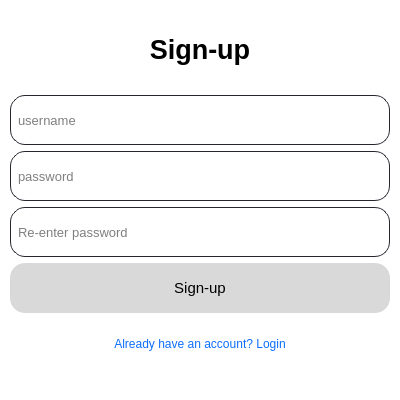
<?xml version="1.0" encoding="UTF-8"?>
<ui version="4.0">
 <class>MainWindow</class>
 <widget class="QMainWindow" name="MainWindow">
  <property name="geometry">
   <rect>
    <x>0</x>
    <y>0</y>
    <width>400</width>
    <height>400</height>
   </rect>
  </property>
  <property name="sizePolicy">
   <sizepolicy hsizetype="Preferred" vsizetype="Preferred">
    <horstretch>0</horstretch>
    <verstretch>0</verstretch>
   </sizepolicy>
  </property>
  <property name="minimumSize">
   <size>
    <width>400</width>
    <height>400</height>
   </size>
  </property>
  <property name="maximumSize">
   <size>
    <width>400</width>
    <height>400</height>
   </size>
  </property>
  <property name="windowTitle">
   <string>Signup</string>
  </property>
  <property name="styleSheet">
   <string notr="true">background-color: rgb(255, 255, 255);</string>
  </property>
  <widget class="QWidget" name="centralwidget">
   <layout class="QGridLayout" name="gridLayout">
    <item row="0" column="0">
     <layout class="QVBoxLayout" name="verticalLayout">
      <item>
       <widget class="QLabel" name="label">
        <property name="maximumSize">
         <size>
          <width>400</width>
          <height>100</height>
         </size>
        </property>
        <property name="font">
         <font>
          <pointsize>20</pointsize>
          <weight>75</weight>
          <bold>true</bold>
         </font>
        </property>
        <property name="styleSheet">
         <string notr="true">color: rgb(0, 0, 0);</string>
        </property>
        <property name="text">
         <string>Sign-up</string>
        </property>
        <property name="alignment">
         <set>Qt::AlignCenter</set>
        </property>
       </widget>
      </item>
      <item>
       <widget class="QLineEdit" name="lineEdit">
        <property name="maximumSize">
         <size>
          <width>380</width>
          <height>50</height>
         </size>
        </property>
        <property name="font">
         <font>
          <pointsize>10</pointsize>
         </font>
        </property>
        <property name="styleSheet">
         <string notr="true">QLineEdit{
	border: 1px solid rgb(38, 38, 48);
	border-radius: 15px;
	Padding-left: 5px;
	background-color: rgb(255, 255, 255);
}

QLineEdit:focus{
	border: 2px solid rgb(35, 218, 233)
}</string>
        </property>
        <property name="alignment">
         <set>Qt::AlignLeading|Qt::AlignLeft|Qt::AlignVCenter</set>
        </property>
        <property name="placeholderText">
         <string>username</string>
        </property>
       </widget>
      </item>
      <item>
       <widget class="QLineEdit" name="lineEdit_2">
        <property name="maximumSize">
         <size>
          <width>380</width>
          <height>50</height>
         </size>
        </property>
        <property name="font">
         <font>
          <pointsize>10</pointsize>
         </font>
        </property>
        <property name="styleSheet">
         <string notr="true">QLineEdit{
	border: 1px solid rgb(38, 38, 48);
	border-radius: 15px;
	Padding-left: 5px;
	background-color: rgb(255, 255, 255);
}

QLineEdit:focus{
	border: 2px solid rgb(35, 218, 233)
}</string>
        </property>
        <property name="echoMode">
         <enum>QLineEdit::Password</enum>
        </property>
        <property name="placeholderText">
         <string>password</string>
        </property>
       </widget>
      </item>
      <item>
       <widget class="QLineEdit" name="lineEdit_3">
        <property name="maximumSize">
         <size>
          <width>380</width>
          <height>50</height>
         </size>
        </property>
        <property name="font">
         <font>
          <pointsize>10</pointsize>
         </font>
        </property>
        <property name="styleSheet">
         <string notr="true">QLineEdit{
	border: 1px solid rgb(38, 38, 48);
	border-radius: 15px;
	Padding-left: 5px;
	background-color: rgb(255, 255, 255);
}

QLineEdit:focus{
	border: 2px solid rgb(35, 218, 233)
}</string>
        </property>
        <property name="echoMode">
         <enum>QLineEdit::Password</enum>
        </property>
        <property name="placeholderText">
         <string>Re-enter password</string>
        </property>
       </widget>
      </item>
      <item>
       <widget class="QPushButton" name="pushButton">
        <property name="maximumSize">
         <size>
          <width>380</width>
          <height>50</height>
         </size>
        </property>
        <property name="font">
         <font>
          <pointsize>11</pointsize>
          <weight>50</weight>
          <bold>false</bold>
         </font>
        </property>
        <property name="styleSheet">
         <string notr="true">QPushButton{
	border-radius: 15px;
	background-color:rgb(217,217,217);
}

QPushButton:hover{
	background-color: rgb(26, 179, 179)
}
</string>
        </property>
        <property name="text">
         <string>Sign-up</string>
        </property>
       </widget>
      </item>
      <item>
       <widget class="QPushButton" name="pushButton_2">
        <property name="maximumSize">
         <size>
          <width>380</width>
          <height>50</height>
         </size>
        </property>
        <property name="styleSheet">
         <string notr="true">QPushButton{
	color:rgb(13, 110, 253);
	border-radius: 15px;
}

QPushButton:hover{
	color: rgb(0, 0, 255);
	font: 8pt &quot;MS Shell Dlg 2&quot;;
	text-decoration: underline;

}

</string>
        </property>
        <property name="text">
         <string>Already have an account? Login</string>
        </property>
       </widget>
      </item>
     </layout>
    </item>
   </layout>
  </widget>
  <widget class="QStatusBar" name="statusbar"/>
 </widget>
 <resources/>
 <connections/>
</ui>
